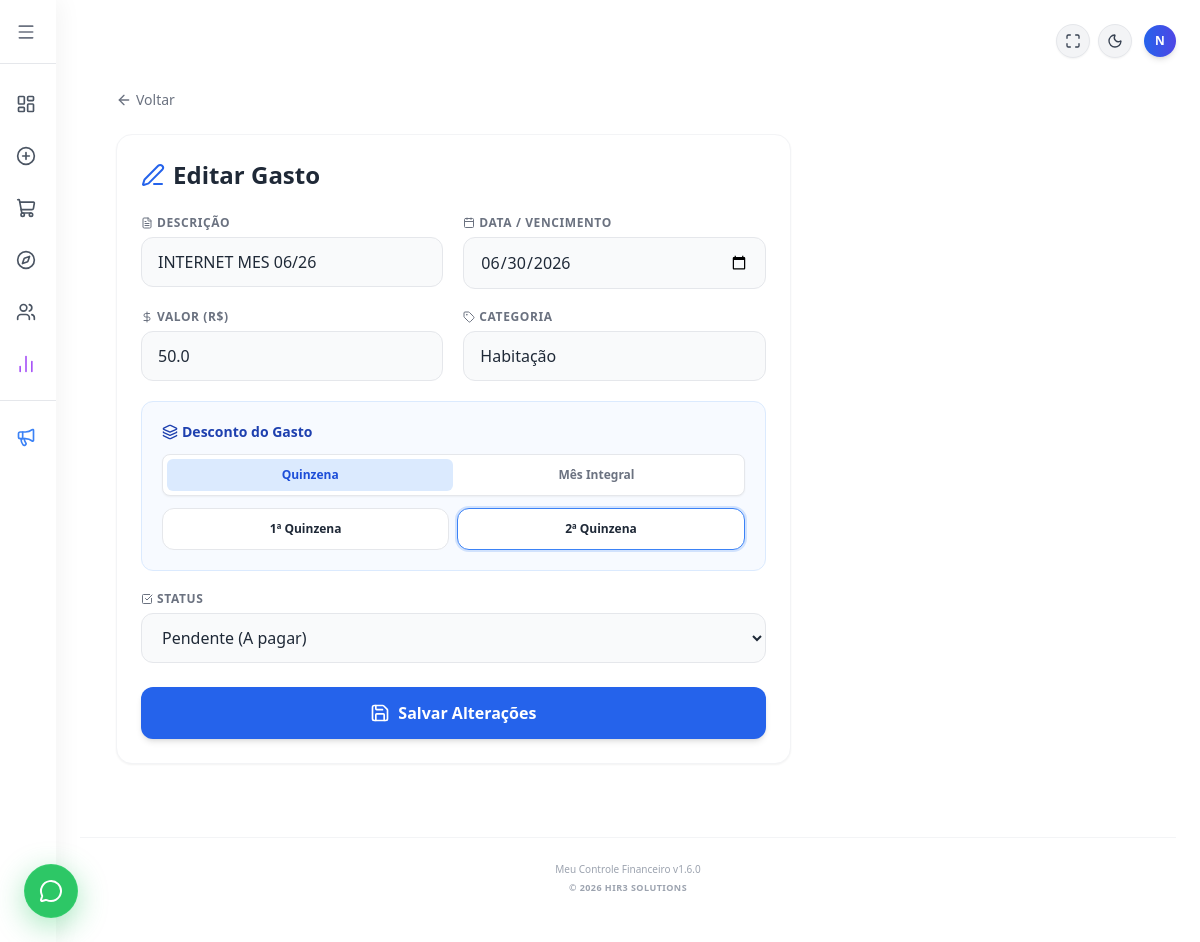
The app's page /editar_gasto/2 (signed in) with its own data.
### tables this page shows
CREATE TABLE gastos (
            id INTEGER PRIMARY KEY AUTOINCREMENT,
            descricao TEXT NOT NULL,
            categoria TEXT NOT NULL,
            valor REAL NOT NULL,
            quinzena INTEGER NOT NULL,
            status TEXT NOT NULL,
            data TEXT NOT NULL 
        , usuario_id INTEGER DEFAULT 1);

### flask_app.py (the view, shortened to what this page needs)
@app.route('/editar_gasto/<int:id>', methods=['GET', 'POST'])
def editar_gasto(id):
    if 'user_id' not in session:
        return redirect(url_for('login'))
    user_id = session['user_id']
    conexao = sqlite3.connect('financas.db')
    conexao.row_factory = sqlite3.Row
    cursor = conexao.cursor()
    try:
        cursor.execute("ALTER TABLE gastos ADD COLUMN quinzena INTEGER DEFAULT 0")
        conexao.commit()
    except sqlite3.OperationalError:
        pass
    cursor.execute("SELECT * FROM gastos WHERE id=? AND usuario_id=?", (id, user_id))
    gasto = cursor.fetchone()
    conexao.close()
    if not gasto:
        return "Gasto não encontrado ou sem permissão", 404
    return render_template('telas/novo_gasto.html', gasto=gasto)

### flask_app.py (called while the page is built)
@app.context_processor
def inject_global_vars():
    versao = "1.6.0"
    data_formatada = datetime.now().strftime('%B %Y').capitalize()
    return dict(
        versao_atual=versao,
        data_atual=data_formatada
    )

### templates/telas/novo_gasto.html (shortened to what this page needs)
{% extends "base.html" %}
{% block content %}
<div class="max-w-5xl mx-auto mt-2 pb-10 px-3 md:px-0">
    <a href="javascript:history.back()" class="flex items-center gap-1 text-gray-500 hover:text-blue-600 dark:text-gray-400 dark:hover:text-blue-400 mb-4 md:mb-6 transition-colors text-sm font-medium w-fit">
        <i data-lucide="arrow-left" class="w-4 h-4"></i>
        <span>Voltar</span>
    </a>
    <div class="grid grid-cols-1 lg:grid-cols-3 gap-6">
        <div class="lg:col-span-2">
            <div class="bg-white dark:bg-gray-800 p-4 md:p-6 rounded-2xl shadow-sm border border-gray-100 dark:border-gray-700">
                <h2 class="text-lg md:text-2xl font-black mb-4 md:mb-6 text-gray-800 dark:text-gray-100 flex items-center gap-2">
                    {% if gasto %}
                        <i data-lucide="edit-3" class="w-5 h-5 md:w-6 md:h-6 text-blue-600 dark:text-blue-400"></i> Editar Gasto
                    {% else %}
                        <i data-lucide="plus-circle" class="w-5 h-5 md:w-6 md:h-6 text-blue-600 dark:text-blue-400"></i> Registrar Novo Gasto
                    {% endif %}
                </h2>
                <form action="{{ '/editar_gasto/' ~ gasto.id if gasto else '/novo_gasto' }}" method="POST">
                    <div class="grid grid-cols-1 md:grid-cols-2 gap-3 md:gap-5 mb-3 md:mb-5">
                        <div>
                            <label class="block text-[11px] md:text-xs font-bold text-gray-500 dark:text-gray-400 uppercase tracking-wider mb-1 md:mb-1.5 flex items-center gap-1">
                                <i data-lucide="file-text" class="w-3 h-3"></i> Descrição
                            </label>
                            <input type="text" name="descricao" value="{{ gasto.descricao if gasto else '' }}" placeholder="Ex: Energia, Mercado..." required
                                   class="w-full px-3 py-2 md:px-4 md:py-3 text-sm md:text-base bg-gray-50 dark:bg-gray-900 border border-gray-200 dark:border-gray-700 rounded-xl text-gray-800 dark:text-gray-100 focus:outline-none focus:ring-2 focus:ring-blue-500 transition-colors">
                        </div>
                        <div>
                            <label class="block text-[11px] md:text-xs font-bold text-gray-500 dark:text-gray-400 uppercase tracking-wider mb-1 md:mb-1.5 flex items-center gap-1">
                                <i data-lucide="calendar" class="w-3 h-3"></i> Data / Vencimento
                            </label>
                            <input type="date" name="data_gasto" value="{{ gasto.data if gasto else '' }}" required
                                   class="w-full px-3 py-2 md:px-4 md:py-3 text-sm md:text-base bg-gray-50 dark:bg-gray-900 border border-gray-200 dark:border-gray-700 rounded-xl text-gray-800 dark:text-gray-100 focus:outline-none focus:ring-2 focus:ring-blue-500 transition-colors">
                        </div>
                    </div>
                    <div class="grid grid-cols-1 md:grid-cols-2 gap-3 md:gap-5 mb-4 md:mb-5">
                        <div>
                            <label class="block text-[11px] md:text-xs font-bold text-gray-500 dark:text-gray-400 uppercase tracking-wider mb-1 md:mb-1.5 flex items-center gap-1">
                                <i data-lucide="dollar-sign" class="w-3 h-3"></i> Valor (R$)
                            </label>
                            <input type="text" inputmode="text" name="valor" value="{{ gasto.valor if gasto else '' }}" placeholder="Ex: =10+15.50 ou 150.00" required onblur="avaliarCalculo(this)"
                                   class="w-full px-3 py-2 md:px-4 md:py-3 text-sm md:text-base bg-gray-50 dark:bg-gray-900 border border-gray-200 dark:border-gray-700 rounded-xl text-gray-800 dark:text-gray-100 focus:outline-none focus:ring-2 focus:ring-blue-500 transition-colors">
                        </div>
                        <div>
                            <label class="block text-[11px] md:text-xs font-bold text-gray-500 dark:text-gray-400 uppercase tracking-wider mb-1 md:mb-1.5 flex items-center gap-1">
                                <i data-lucide="tag" class="w-3 h-3"></i> Categoria
                            </label>
                            <input type="text" list="lista-categorias" name="categoria" value="{{ gasto.categoria if gasto else '' }}" placeholder="Escolha ou digite..." required
                                   class="w-full px-3 py-2 md:px-4 md:py-3 text-sm md:text-base bg-gray-50 dark:bg-gray-900 border border-gray-200 dark:border-gray-700 rounded-xl text-gray-800 dark:text-gray-100 focus:outline-none focus:ring-2 focus:ring-blue-500 transition-colors">
                        </div>
                    </div>
                    <div class="bg-blue-50/50 dark:bg-blue-900/10 p-3.5 md:p-5 rounded-xl border border-blue-100 dark:border-blue-900/30 mb-4 md:mb-5">
                        <label class="block text-sm font-bold text-blue-800 dark:text-blue-300 mb-2 md:mb-3 flex items-center gap-1">
                            <i data-lucide="layers" class="w-4 h-4"></i> Desconto do Gasto
                        </label>
                        <div class="flex bg-white dark:bg-gray-800 rounded-lg p-1 mb-3 border border-gray-200 dark:border-gray-700 shadow-sm">
                            <label class="flex-1 text-center cursor-pointer relative">
                                <div class="peer-checked:bg-blue-100 dark:peer-checked:bg-blue-900/50 peer-checked:text-blue-700 dark:peer-checked:text-blue-300 text-gray-500 dark:text-gray-400 text-[11px] md:text-xs font-bold py-2 rounded-md transition-all">
                                    Quinzena
                                </div>
                            </label>
                            <label class="flex-1 text-center cursor-pointer relative">
                                <div class="peer-checked:bg-indigo-100 dark:peer-checked:bg-indigo-900/50 peer-checked:text-indigo-700 dark:peer-checked:text-indigo-300 text-gray-500 dark:text-gray-400 text-[11px] md:text-xs font-bold py-2 rounded-md transition-all">
                                    Mês Integral
                                </div>
                            </label>
                        </div>
                        <div id="seletor-quinzena" class="grid grid-cols-2 gap-2 transition-all">
                            <label class="cursor-pointer">
                                <div class="p-2 md:p-3 bg-white dark:bg-gray-800 border border-gray-200 dark:border-gray-700 rounded-xl flex flex-col items-center gap-1 text-center transition-all peer-checked:border-blue-500 peer-checked:ring-2 peer-checked:ring-blue-500/20">
                                    <span class="text-xs font-bold text-gray-800 dark:text-gray-200">1ª Quinzena</span>
                                </div>
                            </label>
                            <label class="cursor-pointer">
                                <div class="p-2 md:p-3 bg-white dark:bg-gray-800 border border-gray-200 dark:border-gray-700 rounded-xl flex flex-col items-center gap-1 text-center transition-all peer-checked:border-blue-500 peer-checked:ring-2 peer-checked:ring-blue-500/20">
                                    <span class="text-xs font-bold text-gray-800 dark:text-gray-200">2ª Quinzena</span>
                                </div>
                            </label>
                        </div>
                    </div>
                    <div class="mb-5 md:mb-6">
                        <label class="block text-[11px] md:text-xs font-bold text-gray-500 dark:text-gray-400 uppercase tracking-wider mb-1 md:mb-1.5 flex items-center gap-1">
                            <i data-lucide="check-square" class="w-3 h-3"></i> Status
                        </label>
                        <select name="status" required class="w-full px-3 py-2 md:px-4 md:py-3 text-sm md:text-base bg-gray-50 dark:bg-gray-900 border border-gray-200 dark:border-gray-700 rounded-xl text-gray-800 dark:text-gray-100 focus:outline-none focus:ring-2 focus:ring-blue-500 transition-colors">
                            <option value="PENDENTE" {% if gasto and gasto.status == 'PENDENTE' %}selected{% endif %}>Pendente (A pagar)</option>
                        </select>
                    </div>
                    <button type="submit" class="w-full bg-blue-600 hover:bg-blue-700 text-white font-bold py-3 md:py-3.5 px-4 rounded-xl transition duration-200 shadow-md flex items-center justify-center gap-2 text-sm md:text-base">
                        <i data-lucide="save" class="w-4 h-4 md:w-5 md:h-5"></i> {% if gasto %}Salvar Alterações{% else %}Guardar Gasto{% endif %}
                    </button>
                </form>
            </div>
        </div>
    </div>
</div>
{% endblock %}

### records on screen
gastos: descricao "INTERNET MES 06/26", data_gasto "06/30/2026", valor "50.0", categoria "Habitação", status "Pendente (A pagar)"

### other values on screen
{{ session.get('usuario', 'U')[:1].upper() }} "N"
{{ versao_atual }} "1.6.0"
